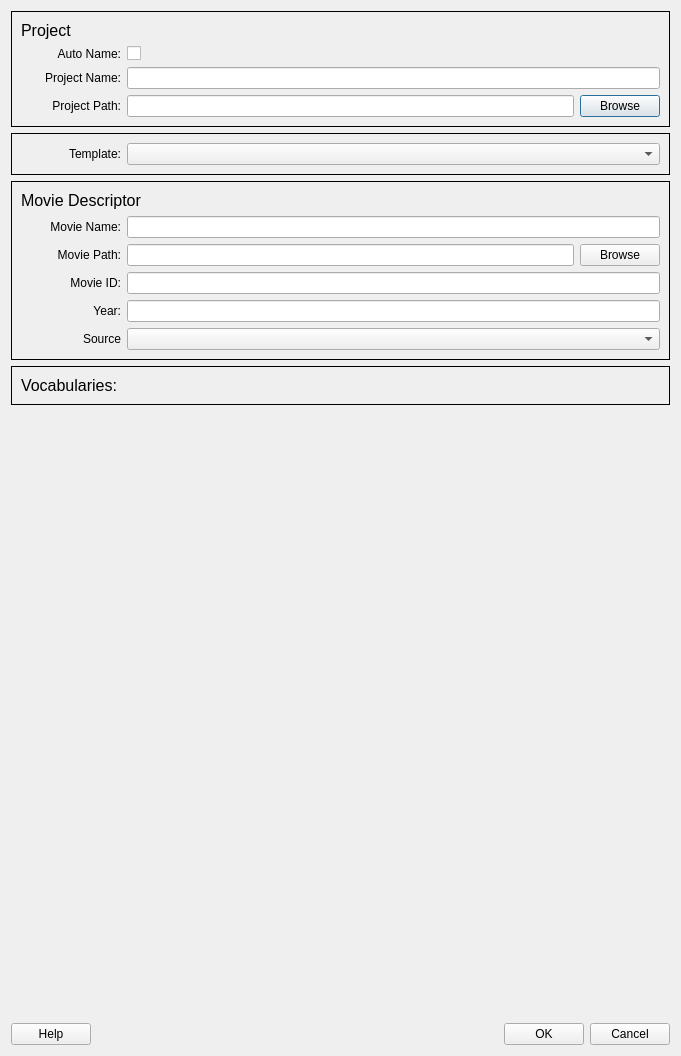
<?xml version="1.0" encoding="UTF-8"?>
<ui version="4.0">
 <class>Dialog</class>
 <widget class="QDialog" name="Dialog">
  <property name="geometry">
   <rect>
    <x>0</x>
    <y>0</y>
    <width>681</width>
    <height>1056</height>
   </rect>
  </property>
  <property name="sizePolicy">
   <sizepolicy hsizetype="Preferred" vsizetype="Maximum">
    <horstretch>0</horstretch>
    <verstretch>0</verstretch>
   </sizepolicy>
  </property>
  <property name="windowTitle">
   <string>New Project Dialog</string>
  </property>
  <layout class="QVBoxLayout" name="verticalLayout">
   <item>
    <widget class="QFrame" name="frame_2">
     <property name="frameShape">
      <enum>QFrame::Panel</enum>
     </property>
     <layout class="QGridLayout" name="gridLayout_2">
      <item row="0" column="0">
       <layout class="QVBoxLayout" name="verticalLayout_3">
        <item>
         <widget class="QLabel" name="label_5">
          <property name="text">
           <string>&lt;html&gt;&lt;head/&gt;&lt;body&gt;&lt;p&gt;&lt;span style=&quot; font-size:12pt;&quot;&gt;Project&lt;/span&gt;&lt;/p&gt;&lt;/body&gt;&lt;/html&gt;</string>
          </property>
         </widget>
        </item>
        <item>
         <layout class="QHBoxLayout" name="horizontalLayout_10">
          <item>
           <widget class="QLabel" name="label_7">
            <property name="minimumSize">
             <size>
              <width>100</width>
              <height>0</height>
             </size>
            </property>
            <property name="text">
             <string>Auto Name:</string>
            </property>
            <property name="alignment">
             <set>Qt::AlignRight|Qt::AlignTrailing|Qt::AlignVCenter</set>
            </property>
           </widget>
          </item>
          <item>
           <widget class="QCheckBox" name="cB_AutomaticNaming">
            <property name="sizePolicy">
             <sizepolicy hsizetype="Expanding" vsizetype="Fixed">
              <horstretch>0</horstretch>
              <verstretch>0</verstretch>
             </sizepolicy>
            </property>
            <property name="text">
             <string/>
            </property>
           </widget>
          </item>
         </layout>
        </item>
        <item>
         <layout class="QHBoxLayout" name="horizontalLayout_4">
          <item>
           <widget class="QLabel" name="projectNameLabel">
            <property name="minimumSize">
             <size>
              <width>100</width>
              <height>0</height>
             </size>
            </property>
            <property name="text">
             <string>Project Name:</string>
            </property>
            <property name="alignment">
             <set>Qt::AlignRight|Qt::AlignTrailing|Qt::AlignVCenter</set>
            </property>
           </widget>
          </item>
          <item>
           <widget class="QLineEdit" name="lineEdit_ProjectName"/>
          </item>
         </layout>
        </item>
        <item>
         <layout class="QHBoxLayout" name="horizontalLayout_2">
          <item>
           <widget class="QLabel" name="projectPathLabel">
            <property name="minimumSize">
             <size>
              <width>100</width>
              <height>0</height>
             </size>
            </property>
            <property name="text">
             <string>Project Path:</string>
            </property>
            <property name="alignment">
             <set>Qt::AlignRight|Qt::AlignTrailing|Qt::AlignVCenter</set>
            </property>
           </widget>
          </item>
          <item>
           <widget class="QLineEdit" name="lineEdit_ProjectPath"/>
          </item>
          <item>
           <widget class="QPushButton" name="btn_BrowseProject">
            <property name="text">
             <string>Browse</string>
            </property>
           </widget>
          </item>
         </layout>
        </item>
       </layout>
      </item>
     </layout>
    </widget>
   </item>
   <item>
    <widget class="QFrame" name="frame_3">
     <property name="frameShape">
      <enum>QFrame::Panel</enum>
     </property>
     <property name="frameShadow">
      <enum>QFrame::Plain</enum>
     </property>
     <layout class="QVBoxLayout" name="verticalLayout_2">
      <item>
       <layout class="QVBoxLayout" name="verticalLayout_4">
        <item>
         <layout class="QHBoxLayout" name="horizontalLayout_5">
          <item>
           <widget class="QLabel" name="templateLabel">
            <property name="minimumSize">
             <size>
              <width>100</width>
              <height>0</height>
             </size>
            </property>
            <property name="text">
             <string>Template:</string>
            </property>
            <property name="alignment">
             <set>Qt::AlignRight|Qt::AlignTrailing|Qt::AlignVCenter</set>
            </property>
           </widget>
          </item>
          <item>
           <widget class="QComboBox" name="comboBox_Template">
            <property name="sizePolicy">
             <sizepolicy hsizetype="Expanding" vsizetype="Fixed">
              <horstretch>0</horstretch>
              <verstretch>0</verstretch>
             </sizepolicy>
            </property>
           </widget>
          </item>
         </layout>
        </item>
       </layout>
      </item>
     </layout>
    </widget>
   </item>
   <item>
    <widget class="QFrame" name="frame">
     <property name="sizePolicy">
      <sizepolicy hsizetype="Preferred" vsizetype="Preferred">
       <horstretch>0</horstretch>
       <verstretch>0</verstretch>
      </sizepolicy>
     </property>
     <property name="frameShape">
      <enum>QFrame::Panel</enum>
     </property>
     <layout class="QGridLayout" name="gridLayout">
      <item row="0" column="0">
       <layout class="QVBoxLayout" name="verticalLayout_5">
        <item>
         <widget class="QLabel" name="label_6">
          <property name="text">
           <string>&lt;html&gt;&lt;head/&gt;&lt;body&gt;&lt;p&gt;&lt;span style=&quot; font-size:12pt;&quot;&gt;Movie Descriptor&lt;/span&gt;&lt;/p&gt;&lt;/body&gt;&lt;/html&gt;</string>
          </property>
         </widget>
        </item>
        <item>
         <layout class="QHBoxLayout" name="horizontalLayout_6">
          <item>
           <widget class="QLabel" name="label">
            <property name="minimumSize">
             <size>
              <width>100</width>
              <height>0</height>
             </size>
            </property>
            <property name="text">
             <string>Movie Name:</string>
            </property>
            <property name="alignment">
             <set>Qt::AlignRight|Qt::AlignTrailing|Qt::AlignVCenter</set>
            </property>
           </widget>
          </item>
          <item>
           <widget class="QLineEdit" name="lineEdit_Name"/>
          </item>
         </layout>
        </item>
        <item>
         <layout class="QHBoxLayout" name="horizontalLayout_3">
          <item>
           <widget class="QLabel" name="moviePathLabel">
            <property name="minimumSize">
             <size>
              <width>100</width>
              <height>0</height>
             </size>
            </property>
            <property name="text">
             <string>Movie Path:</string>
            </property>
            <property name="alignment">
             <set>Qt::AlignRight|Qt::AlignTrailing|Qt::AlignVCenter</set>
            </property>
           </widget>
          </item>
          <item>
           <widget class="QLineEdit" name="lineEdit_MoviePath"/>
          </item>
          <item>
           <widget class="QPushButton" name="btn_BrowseMovie">
            <property name="text">
             <string>Browse</string>
            </property>
           </widget>
          </item>
         </layout>
        </item>
        <item>
         <layout class="QHBoxLayout" name="horizontalLayout_7">
          <item>
           <widget class="QLabel" name="label_2">
            <property name="minimumSize">
             <size>
              <width>100</width>
              <height>0</height>
             </size>
            </property>
            <property name="text">
             <string>Movie ID:</string>
            </property>
            <property name="alignment">
             <set>Qt::AlignRight|Qt::AlignTrailing|Qt::AlignVCenter</set>
            </property>
           </widget>
          </item>
          <item>
           <widget class="QLineEdit" name="lineEdit_ID"/>
          </item>
         </layout>
        </item>
        <item>
         <layout class="QHBoxLayout" name="horizontalLayout_8">
          <item>
           <widget class="QLabel" name="label_3">
            <property name="minimumSize">
             <size>
              <width>100</width>
              <height>0</height>
             </size>
            </property>
            <property name="text">
             <string>Year:</string>
            </property>
            <property name="alignment">
             <set>Qt::AlignRight|Qt::AlignTrailing|Qt::AlignVCenter</set>
            </property>
           </widget>
          </item>
          <item>
           <widget class="QLineEdit" name="lineEdit_Year"/>
          </item>
         </layout>
        </item>
        <item>
         <layout class="QHBoxLayout" name="horizontalLayout_9">
          <item>
           <widget class="QLabel" name="label_4">
            <property name="minimumSize">
             <size>
              <width>100</width>
              <height>0</height>
             </size>
            </property>
            <property name="text">
             <string>Source</string>
            </property>
            <property name="alignment">
             <set>Qt::AlignRight|Qt::AlignTrailing|Qt::AlignVCenter</set>
            </property>
           </widget>
          </item>
          <item>
           <widget class="QComboBox" name="comboBox_Source">
            <property name="sizePolicy">
             <sizepolicy hsizetype="Expanding" vsizetype="Fixed">
              <horstretch>0</horstretch>
              <verstretch>0</verstretch>
             </sizepolicy>
            </property>
           </widget>
          </item>
         </layout>
        </item>
       </layout>
      </item>
     </layout>
    </widget>
   </item>
   <item>
    <widget class="QFrame" name="frame_Vocabularies">
     <property name="sizePolicy">
      <sizepolicy hsizetype="Preferred" vsizetype="Minimum">
       <horstretch>0</horstretch>
       <verstretch>0</verstretch>
      </sizepolicy>
     </property>
     <property name="frameShape">
      <enum>QFrame::Panel</enum>
     </property>
     <property name="frameShadow">
      <enum>QFrame::Plain</enum>
     </property>
     <layout class="QHBoxLayout" name="horizontalLayout_12">
      <item>
       <widget class="QLabel" name="label_8">
        <property name="sizePolicy">
         <sizepolicy hsizetype="Preferred" vsizetype="Preferred">
          <horstretch>0</horstretch>
          <verstretch>0</verstretch>
         </sizepolicy>
        </property>
        <property name="text">
         <string>&lt;html&gt;&lt;head/&gt;&lt;body&gt;&lt;p&gt;&lt;span style=&quot; font-size:12pt;&quot;&gt;Vocabularies:&lt;/span&gt;&lt;/p&gt;&lt;/body&gt;&lt;/html&gt;</string>
        </property>
        <property name="alignment">
         <set>Qt::AlignLeading|Qt::AlignLeft|Qt::AlignTop</set>
        </property>
       </widget>
      </item>
     </layout>
    </widget>
   </item>
   <item>
    <spacer name="verticalSpacer">
     <property name="orientation">
      <enum>Qt::Vertical</enum>
     </property>
     <property name="sizeType">
      <enum>QSizePolicy::Expanding</enum>
     </property>
     <property name="sizeHint" stdset="0">
      <size>
       <width>20</width>
       <height>40</height>
      </size>
     </property>
    </spacer>
   </item>
   <item>
    <layout class="QHBoxLayout" name="horizontalLayout">
     <item>
      <widget class="QPushButton" name="btn_Help">
       <property name="minimumSize">
        <size>
         <width>50</width>
         <height>0</height>
        </size>
       </property>
       <property name="text">
        <string>Help</string>
       </property>
      </widget>
     </item>
     <item>
      <spacer name="horizontalSpacer">
       <property name="orientation">
        <enum>Qt::Horizontal</enum>
       </property>
       <property name="sizeHint" stdset="0">
        <size>
         <width>40</width>
         <height>20</height>
        </size>
       </property>
      </spacer>
     </item>
     <item>
      <widget class="QPushButton" name="btn_OK">
       <property name="minimumSize">
        <size>
         <width>50</width>
         <height>0</height>
        </size>
       </property>
       <property name="text">
        <string>OK</string>
       </property>
      </widget>
     </item>
     <item>
      <widget class="QPushButton" name="btn_Cancel">
       <property name="minimumSize">
        <size>
         <width>50</width>
         <height>0</height>
        </size>
       </property>
       <property name="text">
        <string>Cancel</string>
       </property>
      </widget>
     </item>
    </layout>
   </item>
  </layout>
 </widget>
 <resources/>
 <connections/>
</ui>
